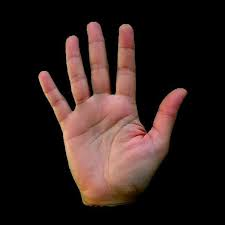
#> input picture palm.jpeg, 225 x 225 px
$ python pyimagesblogPalmContour.py
#> lines starting #> are read from the running program, lines starting #| are printed output that depends on the picture; after the words box and inside, x2 and y2 are one past the last pixel; in counts of white or black regions, pixels touching at a corner belong together
# import the necessary packages
import imutils
import cv2


# load the image, convert it to grayscale, and blur it slightly
image = cv2.imread("palm.jpeg")
#> image is the input picture: shape (225, 225, 3); mean B, G, R 27.7, 30.8, 45.5
gray = cv2.cvtColor(image, cv2.COLOR_BGR2GRAY)
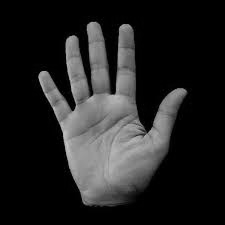
#> gray: shape (225, 225); min 0, max 197, mean 34.8
gray = cv2.GaussianBlur(gray, (5, 5), 0)

# threshold the image, then perform a series of erosions +
# dilations to remove any small regions of noise
thresh = cv2.threshold(gray, 45, 255, cv2.THRESH_BINARY)[1]
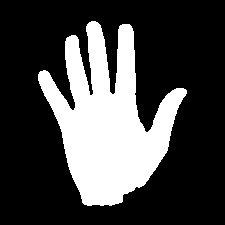
#> thresh: shape (225, 225); 27.1% white; 1 white region, box (x1, y1, x2, y2) and area: (38, 21, 187, 206) 13732
thresh = cv2.erode(thresh, None, iterations=2)
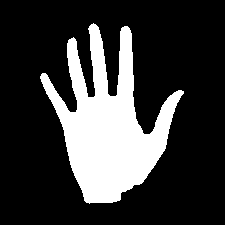
#> thresh: shape (225, 225); 22.7% white; 1 white region, box (x1, y1, x2, y2) and area: (40, 23, 184, 204) 11476
thresh = cv2.dilate(thresh, None, iterations=2)
#> thresh: shape (225, 225); 27.1% white; 1 white region

# find contours in thresholded image, then grab the largest
# one
cnts = cv2.findContours(thresh.copy(), cv2.RETR_EXTERNAL,
	cv2.CHAIN_APPROX_SIMPLE)
#> cnts = 1 contour; box (x1, y1, x2, y2) and area: (38, 21, 186, 206) 13274
cnts = imutils.grab_contours(cnts)
c = max(cnts, key=cv2.contourArea)
#> c = contour of 381 points, box (x1, y1, x2, y2) (38, 21, 186, 206), area 13274


# determine the most extreme points along the contour
extLeft = tuple(c[c[:, :, 0].argmin()][0])
#> extLeft = (38, 74)
extRight = tuple(c[c[:, :, 0].argmax()][0])
#> extRight = (185, 95)
extTop = tuple(c[c[:, :, 1].argmin()][0])
#> extTop = (91, 21)
extBot = tuple(c[c[:, :, 1].argmax()][0])
#> extBot = (87, 205)


# draw the outline of the object, then draw each of the
# extreme points, where the left-most is red, right-most
# is green, top-most is blue, and bottom-most is teal
# cv2.drawContours(image, [c], -1, (0, 255, 255), 2)
# cv2.circle(image, extLeft, 8, (0, 0, 255), -1)
# cv2.circle(image, extRight, 8, (0, 255, 0), -1)
cv2.circle(image, extTop, 8, (255, 0, 0), -1)
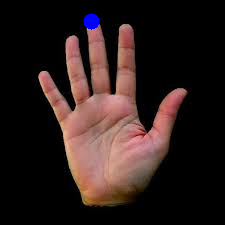
#> image: shape (225, 225, 3); 0.39% of pixels changed, all inside (x1, y1, x2, y2) = (83, 13, 100, 30)
# cv2.circle(image, extBot, 8, (255, 255, 0), -1)

# print(extTop)


# show the output image
cv2.imshow("Image", cv2.resize(image, (960, 540)) )
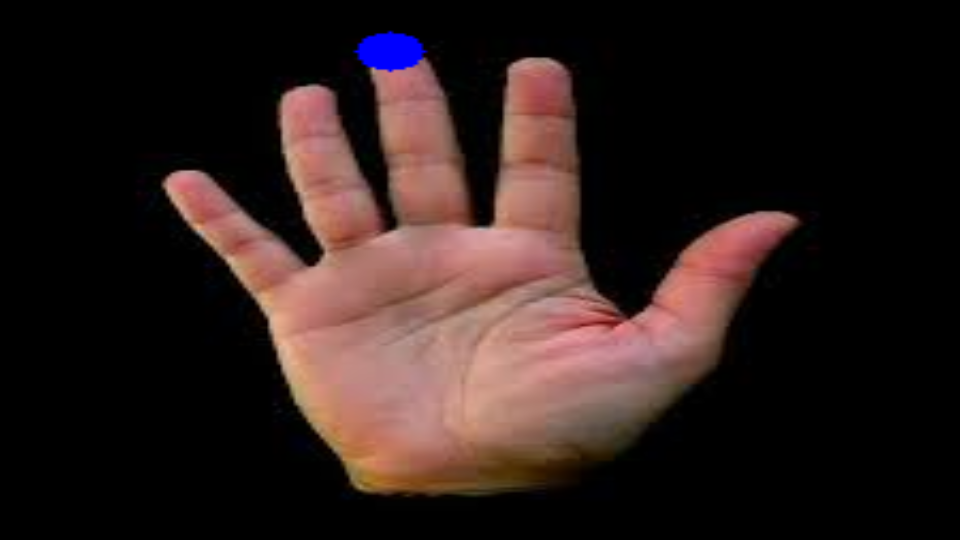
#> window 'Image': shape (540, 960, 3); mean B, G, R 28.4, 30.6, 45.2
cv2.waitKey(0)
